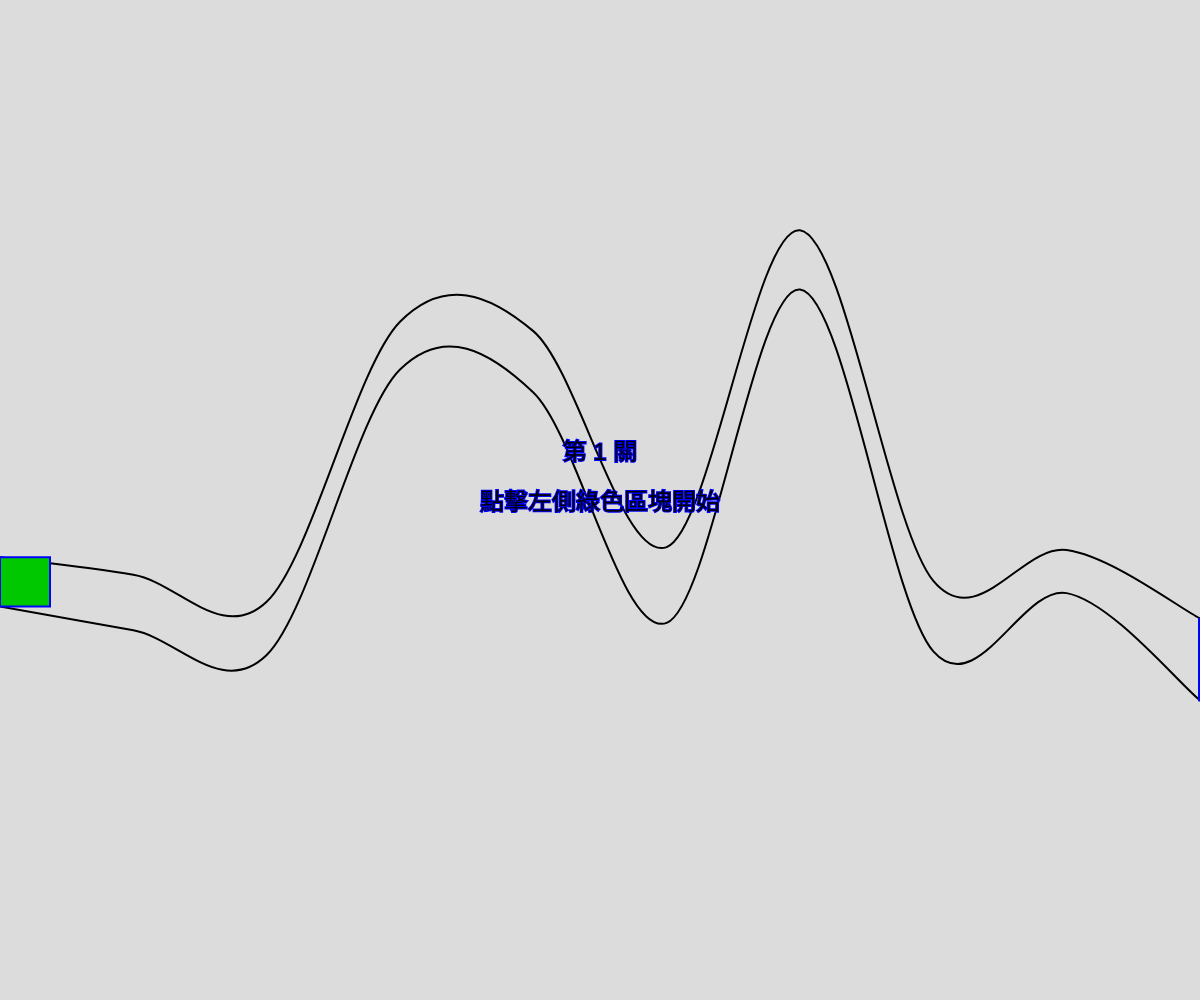
Frame 1 (no input)
Frame 60 (no input): identical to frame 1, image omitted
Frame 120 (the mouse pressed at the canvas centre since frame 60): identical to frame 1, image omitted

The p5.js sketch that drew this single still picture (run headless with seeded random() and noise() and a simulated clock; from frame 60 on, the mouse is pressed at the canvas centre):

// p5.js sketch
// ── sketch.js
let topPoints = [];
let bottomPoints = [];
let gameState = "START"; // START, PLAYING, SUCCESS, FAIL
let numPoints = 10;
let level = 1; // 新增等級追蹤

function setup() {
  createCanvas(windowWidth, windowHeight);
  generatePath();
}

function windowResized() {
  resizeCanvas(windowWidth, windowHeight);
  generatePath();
}

function draw() {
  background(220);

  if (gameState === "START") {
    drawPath();
    fill(0, 200, 0);
    rect(0, topPoints[0].y, 50, bottomPoints[0].y - topPoints[0].y);
    fill(0);
    textAlign(CENTER);
    textSize(24);
    text("第 " + level + " 關", width / 2, height / 2 - 40);
    text("點擊左側綠色區塊開始", width / 2, height / 2 + 10);
    
    if (mouseIsPressed && mouseX < 50 && mouseY > topPoints[0].y && mouseY < bottomPoints[0].y) {
      gameState = "PLAYING";
    }
  } 
  else if (gameState === "PLAYING") {
    drawPath();
    checkCollision();
    
    // 繪製玩家位置（滑鼠）
    fill(255, 0, 0);
    ellipse(mouseX, mouseY, 5, 5);

    // 檢查是否到達右邊終點
    if (mouseX >= width - 10) {
      gameState = "SUCCESS";
    }
  } 
  else if (gameState === "SUCCESS") {
    fill(0, 150, 0);
    textSize(32);
    textAlign(CENTER);
    text("恭喜成功！", width / 2, height / 2);
    textSize(16);
    text("點擊畫面重新開始", width / 2, height / 2 + 40);
  } 
  else if (gameState === "FAIL") {
    fill(200, 0, 0);
    textSize(32);
    textAlign(CENTER);
    text("遊戲失敗！", width / 2, height / 2);
    textSize(16);
    text("點擊畫面重新開始", width / 2, height / 2 + 40);
  }
}

function generatePath() {
  topPoints = [];
  bottomPoints = [];
  let spacing = width / (numPoints - 1);

  for (let i = 0; i < numPoints; i++) {
    let x = i * spacing;
    // 根據視窗高度隨機產生位置
    let yTop = random(height * 0.2, height * 0.7);
    
    // 通道寬度設定在 20 到 45 之間
    let gap = random(40, 85);
    
    topPoints.push(createVector(x, yTop));
    bottomPoints.push(createVector(x, yTop + gap));
  }
}

function drawPath() {
  noFill();
  stroke(0);
  strokeWeight(2);

  // 繪製上邊界
  beginShape();
  curveVertex(topPoints[0].x, topPoints[0].y); // 第一個控制點
  for (let p of topPoints) {
    curveVertex(p.x, p.y);
  }
  curveVertex(topPoints[numPoints - 1].x, topPoints[numPoints - 1].y); // 最後一個控制點
  endShape();

  // 繪製下邊界
  beginShape();
  curveVertex(bottomPoints[0].x, bottomPoints[0].y); // 第一個控制點
  for (let p of bottomPoints) {
    curveVertex(p.x, p.y);
  }
  curveVertex(bottomPoints[numPoints - 1].x, bottomPoints[numPoints - 1].y); // 最後一個控制點
  endShape();
  
  // 繪製終點線
  stroke(0, 0, 255);
  line(width - 1, topPoints[numPoints-1].y, width - 1, bottomPoints[numPoints-1].y);
}

function checkCollision() {
  // 檢查是否移出畫布
  if (mouseX < 0 || mouseX > width || mouseY < 0 || mouseY > height) {
    gameState = "FAIL";
  }

  // 尋找當前 mouseX 所在的路徑區段
  let i = floor(mouseX / (width / (numPoints - 1)));
  if (i >= 0 && i < numPoints - 1) {
    let spacing = width / (numPoints - 1);
    let pct = (mouseX % spacing) / spacing;

    // 計算曲線上的精確 Y 座標 (Catmull-Rom 插值)
    let p0 = i === 0 ? i : i - 1;
    let p1 = i;
    let p2 = i + 1;
    let p3 = i + 2 >= numPoints ? i + 1 : i + 2;

    let currentTopY = curvePoint(topPoints[p0].y, topPoints[p1].y, topPoints[p2].y, topPoints[p3].y, pct);
    let currentBottomY = curvePoint(bottomPoints[p0].y, bottomPoints[p1].y, bottomPoints[p2].y, bottomPoints[p3].y, pct);

    if (mouseY <= currentTopY || mouseY >= currentBottomY) {
      gameState = "FAIL";
    }
  }
}

function mousePressed() {
  if (gameState === "SUCCESS") {
    level++; // 成功則進入下一關
    generatePath();
    gameState = "START";
  } else if (gameState === "FAIL") {
    level = 1; // 失敗則重置等級
    generatePath();
    gameState = "START";
  }
}
